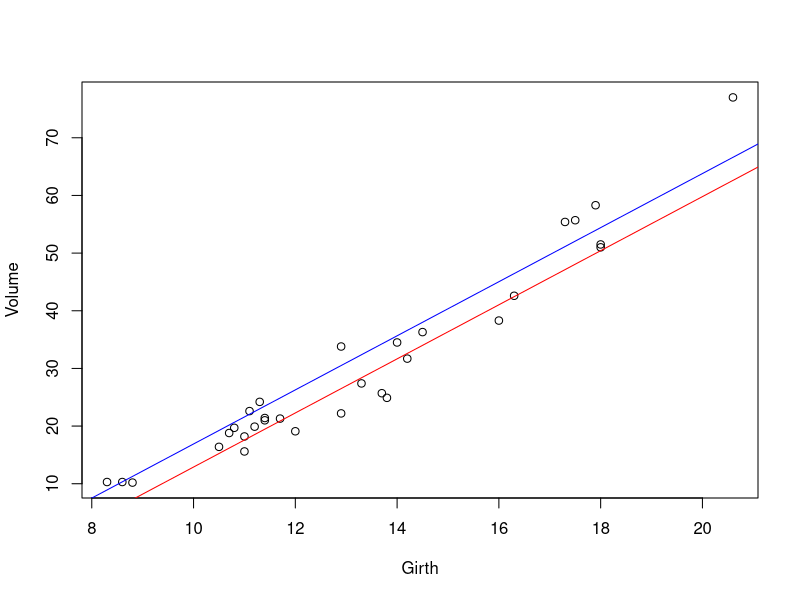
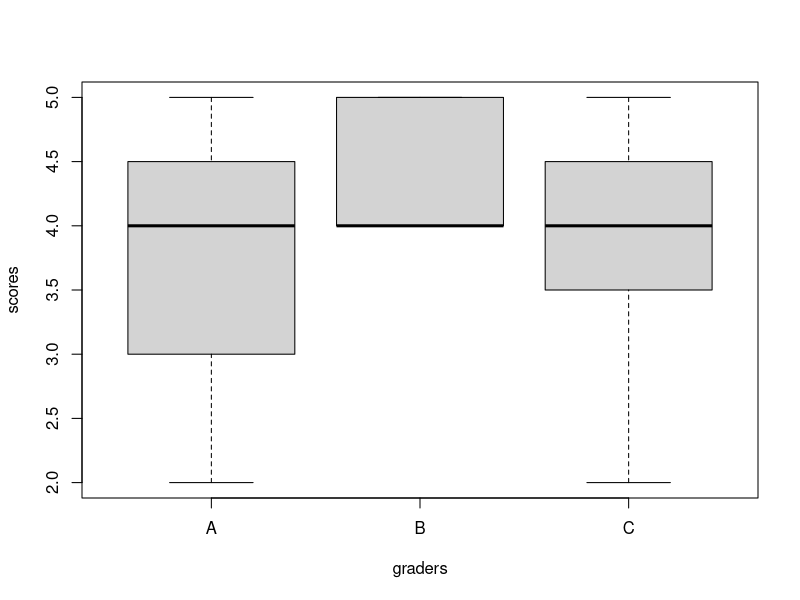

Here is the R script that generated these plots, in order:
## ---- chunk 1
knitr::opts_chunk$set(echo = TRUE)
## ---- chunk 2
trees$Tall <- cut(trees$Height, breaks = c(-Inf, 76, Inf),
                  labels = c("no", "yes"))
trees$Tall[1:5]
class(trees$Tall)
## ---- chunk 3
treesdummy.lm <- lm(Volume ~ Girth + Tall, data = trees)
summary(treesdummy.lm)
## ---- chunk 4
# # we split the trees data into
# # two pieces, with groups determined by the Tall variable:
# treesTall <- split(trees, trees$Tall)
# # we add the Fitted values to each
# # piece via predict
# treesTall[["yes"]]$Fit <- predict(treesdummy.lm, treesTall[["yes"]])
# treesTall[["no"]]$Fit <- predict(treesdummy.lm, treesTall[["no"]])
# # we set up a plot for the variables Volume versus Girth
# # but we do not
# # plot anything yet (type = n) because we want to use different symbols for the two groups
# plot(Volume ~ Girth, data = trees, type = "n")
# # we add points to the plot for the Tall = yes trees and use an open circle for a plot character
# # (pch = 1), followed by points for the Tall = no trees with a triangle character (pch = 2).
# points(Volume ~ Girth, data = treesTall[["yes"]], pch = 1)
# points(Volume ~ Girth, data = treesTall[["no"]], pch = 2)
# # we add regression lines to the plot, one for each group
# lines(Fit ~ Girth, data = treesTall[["yes"]])
# lines(Fit ~ Girth, data = treesTall[["no"]])

plot(Volume ~ Girth, data = trees)
abline(a = -34, b = 4.69, col="red") # alberi bassi
abline(a = -30, b = 4.69, col="blue") # alberi alti

## ---- chunk 5

treesdummy.lm <- lm(Volume ~ Tall, data = trees)
summary(treesdummy.lm)

head(trees)
tall.trees <- subset(trees, trees$Tall=="yes")
small.trees <- subset(trees, trees$Tall=="no")
t.test(tall.trees$Volume, small.trees$Volume)

## ---- chunk 6
scores.graderA = c(4,3,4,5,2,3,4,5)
scores.graderB = c(4,4,5,5,4,5,4,4)
scores.graderC = c(3,4,2,4,5,5,4,4)
scores <- c(scores.graderA,scores.graderB,scores.graderC)
graders <- c(rep("A",8), rep("B",8), rep("C",8))
scores.graders <- data.frame(graders,scores)
boxplot(scores ~ graders, data=scores.graders)
## ---- chunk 7

mod <- lm(scores ~ graders, data=scores.graders)
summary(mod)

## ---- chunk 8

summary(aov(scores ~ graders, data=scores.graders))
# oppure
anova.prova <- aov(scores ~ graders, data=scores.graders)
summary(anova.prova)
                   

## ---- chunk 9

anova(lm(scores ~ graders, data=scores.graders))

## ---- chunk 10

oneway.test(scores ~ graders, data=scores.graders, var.equal=F) #Test whether two or more samples from normal distributions have the same means. The variances are not necessarily assumed to be equal.

